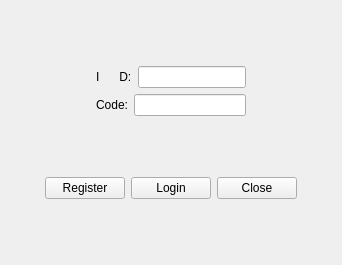
<?xml version="1.0" encoding="UTF-8"?>
<ui version="4.0">
 <class>Cclient</class>
 <widget class="QMainWindow" name="Cclient">
  <property name="geometry">
   <rect>
    <x>0</x>
    <y>0</y>
    <width>342</width>
    <height>265</height>
   </rect>
  </property>
  <property name="windowTitle">
   <string>Cclient</string>
  </property>
  <widget class="QWidget" name="centralWidget">
   <layout class="QGridLayout" name="gridLayout">
    <item row="0" column="0">
     <layout class="QVBoxLayout" name="verticalLayout_2">
      <item>
       <spacer name="verticalSpacer">
        <property name="orientation">
         <enum>Qt::Vertical</enum>
        </property>
        <property name="sizeHint" stdset="0">
         <size>
          <width>20</width>
          <height>40</height>
         </size>
        </property>
       </spacer>
      </item>
      <item>
       <layout class="QHBoxLayout" name="horizontalLayout_4">
        <item>
         <spacer name="horizontalSpacer">
          <property name="orientation">
           <enum>Qt::Horizontal</enum>
          </property>
          <property name="sizeHint" stdset="0">
           <size>
            <width>40</width>
            <height>20</height>
           </size>
          </property>
         </spacer>
        </item>
        <item>
         <layout class="QVBoxLayout" name="verticalLayout">
          <item>
           <layout class="QHBoxLayout" name="horizontalLayout">
            <item>
             <widget class="QLabel" name="label">
              <property name="text">
               <string>I      D:</string>
              </property>
              <property name="alignment">
               <set>Qt::AlignLeading|Qt::AlignLeft|Qt::AlignVCenter</set>
              </property>
             </widget>
            </item>
            <item>
             <widget class="QLineEdit" name="ID_le"/>
            </item>
           </layout>
          </item>
          <item>
           <layout class="QHBoxLayout" name="horizontalLayout_2">
            <item>
             <widget class="QLabel" name="label_2">
              <property name="text">
               <string>Code:</string>
              </property>
             </widget>
            </item>
            <item>
             <widget class="QLineEdit" name="code_le"/>
            </item>
           </layout>
          </item>
         </layout>
        </item>
        <item>
         <spacer name="horizontalSpacer_2">
          <property name="orientation">
           <enum>Qt::Horizontal</enum>
          </property>
          <property name="sizeHint" stdset="0">
           <size>
            <width>40</width>
            <height>20</height>
           </size>
          </property>
         </spacer>
        </item>
       </layout>
      </item>
      <item>
       <spacer name="verticalSpacer_2">
        <property name="orientation">
         <enum>Qt::Vertical</enum>
        </property>
        <property name="sizeHint" stdset="0">
         <size>
          <width>20</width>
          <height>40</height>
         </size>
        </property>
       </spacer>
      </item>
      <item>
       <layout class="QHBoxLayout" name="horizontalLayout_3">
        <item>
         <spacer name="horizontalSpacer_5">
          <property name="orientation">
           <enum>Qt::Horizontal</enum>
          </property>
          <property name="sizeHint" stdset="0">
           <size>
            <width>40</width>
            <height>20</height>
           </size>
          </property>
         </spacer>
        </item>
        <item>
         <widget class="QPushButton" name="register_bt">
          <property name="text">
           <string>Register</string>
          </property>
         </widget>
        </item>
        <item>
         <widget class="QPushButton" name="login_bt">
          <property name="text">
           <string>Login</string>
          </property>
         </widget>
        </item>
        <item>
         <widget class="QPushButton" name="cancel_bt">
          <property name="text">
           <string>Close</string>
          </property>
         </widget>
        </item>
        <item>
         <spacer name="horizontalSpacer_6">
          <property name="orientation">
           <enum>Qt::Horizontal</enum>
          </property>
          <property name="sizeHint" stdset="0">
           <size>
            <width>40</width>
            <height>20</height>
           </size>
          </property>
         </spacer>
        </item>
       </layout>
      </item>
      <item>
       <spacer name="verticalSpacer_3">
        <property name="orientation">
         <enum>Qt::Vertical</enum>
        </property>
        <property name="sizeHint" stdset="0">
         <size>
          <width>20</width>
          <height>40</height>
         </size>
        </property>
       </spacer>
      </item>
     </layout>
    </item>
   </layout>
  </widget>
 </widget>
 <layoutdefault spacing="6" margin="11"/>
 <resources/>
 <connections/>
</ui>
